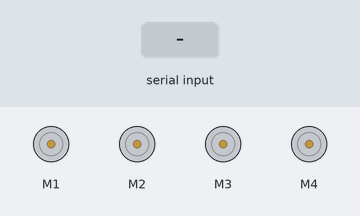
The sketch below on a simulated Arduino Uno, built with avr-gcc and run on an emulated ATmega328P. Shown: 4 × DC motor (green arrow = forward, orange = backward, longer = faster). The test bench sets the inputs (shaded band).

Above: at 1.2 s.
1.3 s: "F" received over the second serial link
At 2.5 s:
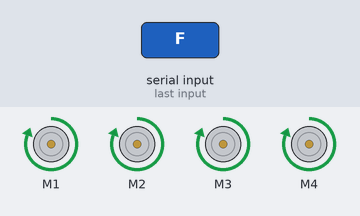
2.8 s: "R" received over the second serial link
At 3.7 s:
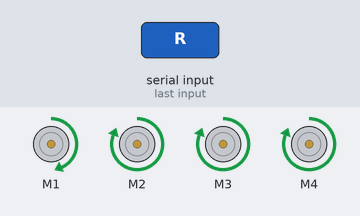
4.3 s: "L" received over the second serial link
At 4.9 s:
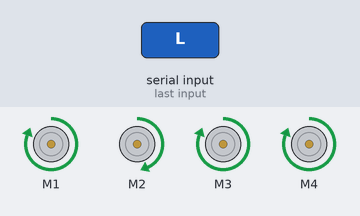
5.8 s: "S" received over the second serial link
At 7.2 s:
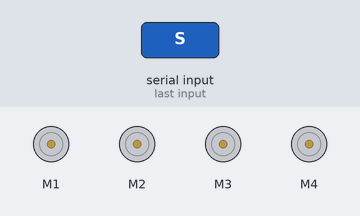
Timing chart, 0 to 8.3 s (numbered marks = the images above; inputs shaded):
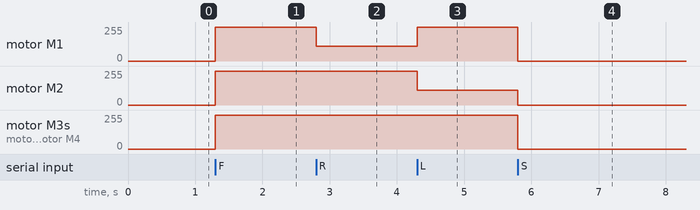

Measured:
- after the input at 1.3 s, motor M1–4: stopped → forward 255/255 at once
- after the input at 2.8 s, motor M1: forward 255/255 → forward 112/255 at once
- after the input at 4.3 s, motor M1: forward 112/255 → forward 255/255 at once; motor M2: forward 255/255 → forward 112/255 at once
- after the input at 5.8 s, motor M1, motor M3, motor M4: forward 255/255 → stopped at once; motor M2: forward 112/255 → stopped at once

The sketch:

speed.ino
```cpp
#include <AFMotor.h>
#include<SoftwareSerial.h>

SoftwareSerial mySerial(1,0);

AF_DCMotor motor1(1, MOTOR12_64KHZ); // create motor #2, 64KHz pwm
AF_DCMotor motor2(2, MOTOR12_64KHZ);
AF_DCMotor motor3(3, MOTOR12_64KHZ);
AF_DCMotor motor4(4, MOTOR12_64KHZ);

void moveforward()
{
  motor1.setSpeed(255);     // set the speed to 200/255
  motor2.setSpeed(255);
  motor3.setSpeed(255);
  motor4.setSpeed(255);

  motor1.run(FORWARD);
  motor2.run(FORWARD);
  motor3.run(FORWARD);
  motor4.run(FORWARD);
}
void turnleft()
{
  motor1.setSpeed(255);     // set the speed to 200/255
  motor2.setSpeed(112);
  motor3.setSpeed(255);
  motor4.setSpeed(255);

  motor1.run(FORWARD);
  motor2.run(FORWARD);
  motor3.run(FORWARD);
  motor4.run(FORWARD);
}
void turnright()
{
  motor1.setSpeed(112);      // set the speed to 200/255
  motor2.setSpeed(255);
  motor3.setSpeed(255);
  motor4.setSpeed(255);

  motor1.run(FORWARD);
  motor2.run(FORWARD);
  motor3.run(FORWARD);
  motor4.run(FORWARD);
}

void movebackward()
{
  motor1.setSpeed(255);     // set the speed to 200/255
  motor2.setSpeed(255);
  motor3.setSpeed(255);
  motor4.setSpeed(255);

  motor1.run(BACKWARD);
  motor2.run(BACKWARD);
  motor3.run(BACKWARD);
  motor4.run(BACKWARD);
}

void stopMovement()
{
  motor1.setSpeed(0);     // set the speed to 200/255
  motor2.setSpeed(0);
  motor3.setSpeed(0);
  motor4.setSpeed(0);
//   motor1.run(RELEASE);      // stopped
//   motor2.run(RELEASE);      // stopped
//   motor3.run(RELEASE);      // stopped
//   motor4.run(RELEASE);      // stopped
}

int command;


void setup() {
  Serial.begin(9600);

  mySerial.begin(9600);
}


void loop() {
 if (mySerial.available() > 0) {

  command = mySerial.read();

  if(command == 'F'){
      moveforward();
      delay(1000);
  }
  if(command == 'R'){
      turnright();
      delay(1000);
  }
  if(command == 'L'){
      turnleft();
      delay(1000);
  }
  if (command == 'S'){
    stopMovement();
    delay(1000);
  }
}
}
```
